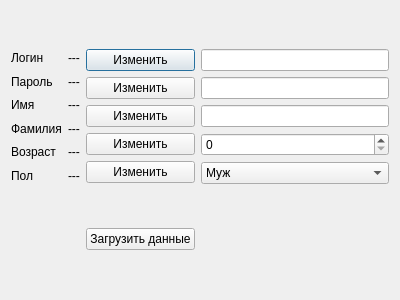
<?xml version="1.0" encoding="UTF-8"?>
<ui version="4.0">
 <class>clientwindow</class>
 <widget class="QDialog" name="clientwindow">
  <property name="geometry">
   <rect>
    <x>0</x>
    <y>0</y>
    <width>400</width>
    <height>300</height>
   </rect>
  </property>
  <property name="windowTitle">
   <string>Client</string>
  </property>
  <layout class="QGridLayout" name="gridLayout">
   <item row="0" column="0">
    <layout class="QVBoxLayout" name="verticalLayout">
     <item>
      <widget class="QLabel" name="label">
       <property name="text">
        <string>Логин</string>
       </property>
      </widget>
     </item>
     <item>
      <widget class="QLabel" name="label_2">
       <property name="text">
        <string>Пароль</string>
       </property>
      </widget>
     </item>
     <item>
      <widget class="QLabel" name="label_3">
       <property name="text">
        <string>Имя</string>
       </property>
      </widget>
     </item>
     <item>
      <widget class="QLabel" name="label_4">
       <property name="text">
        <string>Фамилия</string>
       </property>
      </widget>
     </item>
     <item>
      <widget class="QLabel" name="label_5">
       <property name="text">
        <string>Возраст</string>
       </property>
      </widget>
     </item>
     <item>
      <widget class="QLabel" name="label_6">
       <property name="text">
        <string>Пол</string>
       </property>
      </widget>
     </item>
    </layout>
   </item>
   <item row="0" column="1">
    <layout class="QVBoxLayout" name="verticalLayout_2">
     <item>
      <widget class="QLabel" name="label_10">
       <property name="text">
        <string>---</string>
       </property>
      </widget>
     </item>
     <item>
      <widget class="QLabel" name="label_7">
       <property name="text">
        <string>---</string>
       </property>
      </widget>
     </item>
     <item>
      <widget class="QLabel" name="label_8">
       <property name="text">
        <string>---</string>
       </property>
      </widget>
     </item>
     <item>
      <widget class="QLabel" name="label_12">
       <property name="text">
        <string>---</string>
       </property>
      </widget>
     </item>
     <item>
      <widget class="QLabel" name="label_9">
       <property name="text">
        <string>---</string>
       </property>
      </widget>
     </item>
     <item>
      <widget class="QLabel" name="label_11">
       <property name="text">
        <string>---</string>
       </property>
      </widget>
     </item>
    </layout>
   </item>
   <item row="0" column="2">
    <layout class="QVBoxLayout" name="verticalLayout_3">
     <item>
      <widget class="QPushButton" name="pushButton">
       <property name="text">
        <string>Изменить</string>
       </property>
      </widget>
     </item>
     <item>
      <widget class="QPushButton" name="pushButton_6">
       <property name="text">
        <string>Изменить</string>
       </property>
      </widget>
     </item>
     <item>
      <widget class="QPushButton" name="pushButton_5">
       <property name="text">
        <string>Изменить</string>
       </property>
      </widget>
     </item>
     <item>
      <widget class="QPushButton" name="pushButton_4">
       <property name="text">
        <string>Изменить</string>
       </property>
      </widget>
     </item>
     <item>
      <widget class="QPushButton" name="pushButton_3">
       <property name="text">
        <string>Изменить</string>
       </property>
      </widget>
     </item>
    </layout>
   </item>
   <item row="0" column="3">
    <layout class="QVBoxLayout" name="verticalLayout_4">
     <item>
      <widget class="QLineEdit" name="lineEdit"/>
     </item>
     <item>
      <widget class="QLineEdit" name="lineEdit_2"/>
     </item>
     <item>
      <widget class="QLineEdit" name="lineEdit_3"/>
     </item>
     <item>
      <widget class="QSpinBox" name="spinBox"/>
     </item>
     <item>
      <widget class="QComboBox" name="comboBox">
       <item>
        <property name="text">
         <string>Муж</string>
        </property>
       </item>
       <item>
        <property name="text">
         <string>Жен</string>
        </property>
       </item>
      </widget>
     </item>
    </layout>
   </item>
   <item row="1" column="2">
    <widget class="QPushButton" name="pushButton_2">
     <property name="text">
      <string>Загрузить данные</string>
     </property>
    </widget>
   </item>
  </layout>
 </widget>
 <resources/>
 <connections/>
</ui>
